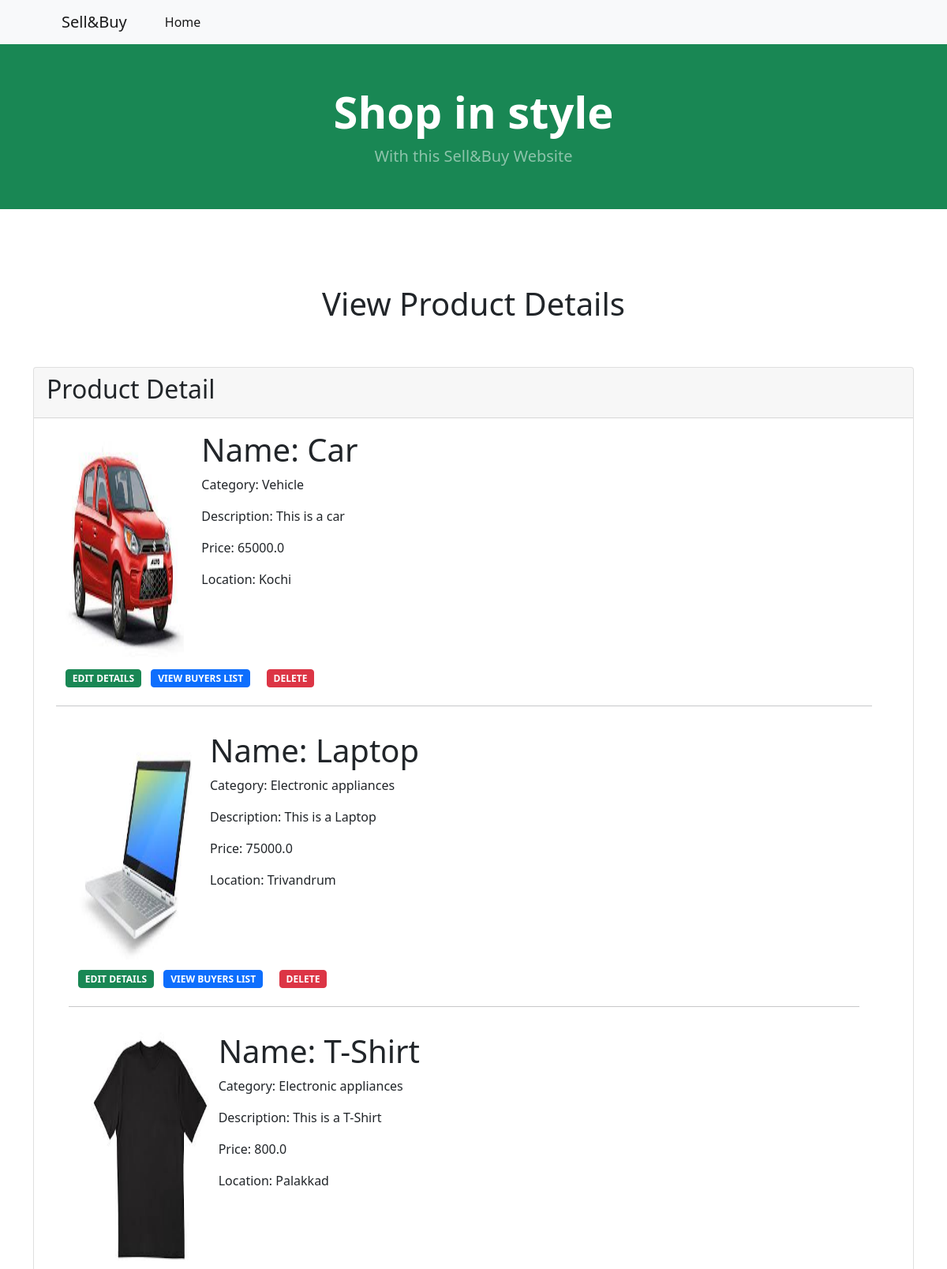
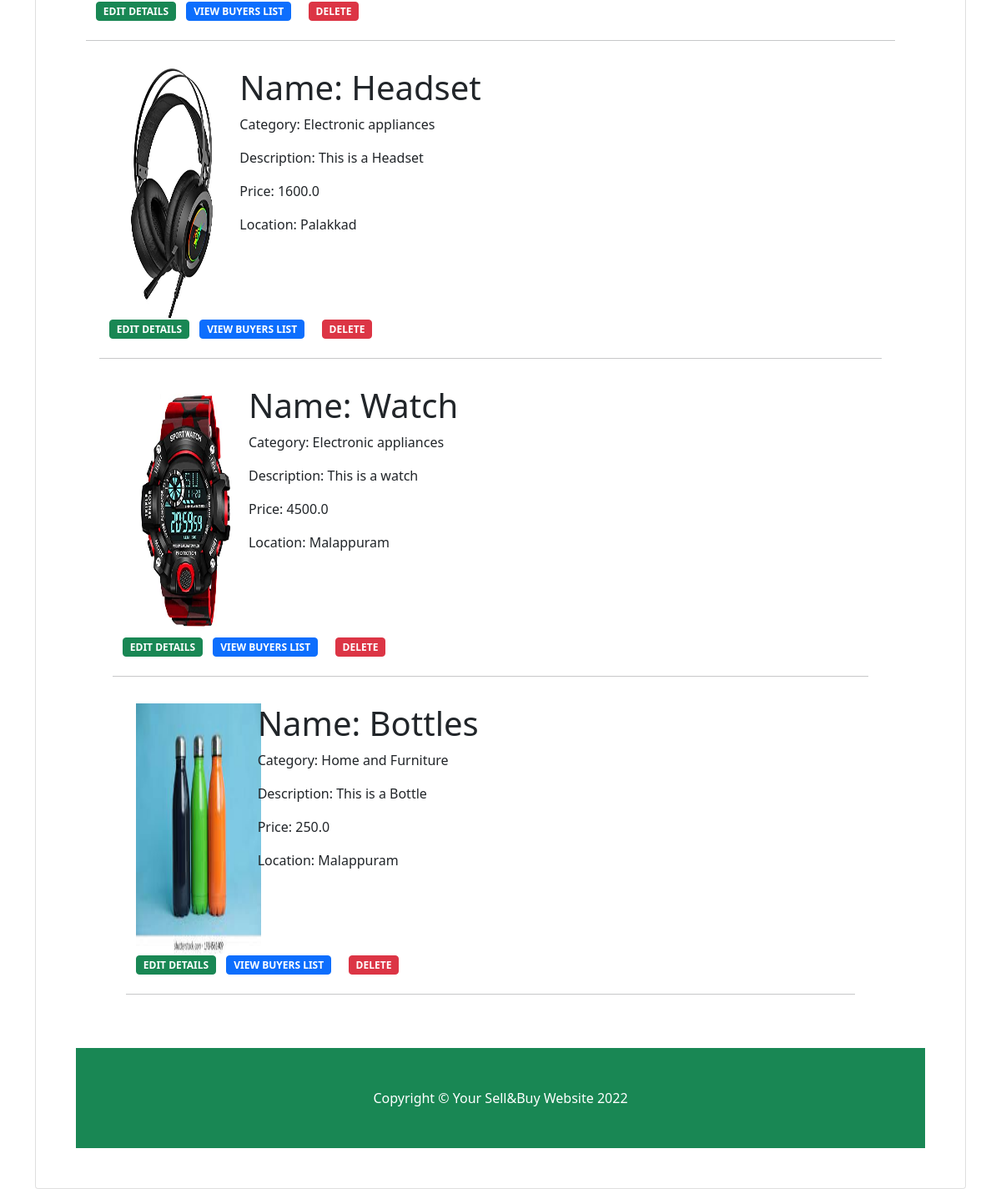
/my_post/ (signed in), run on an earlier commit of the app's database (2 pictures, top to bottom).
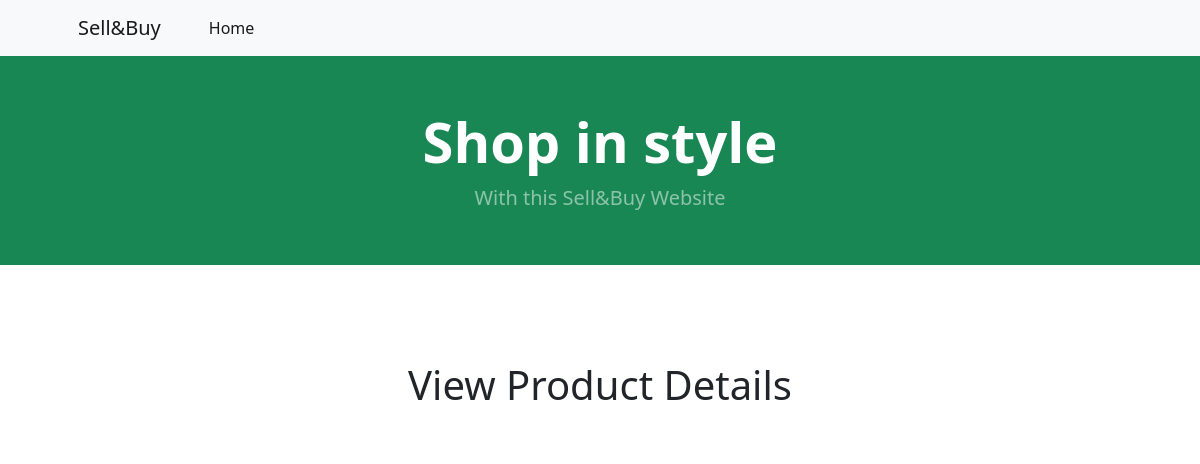
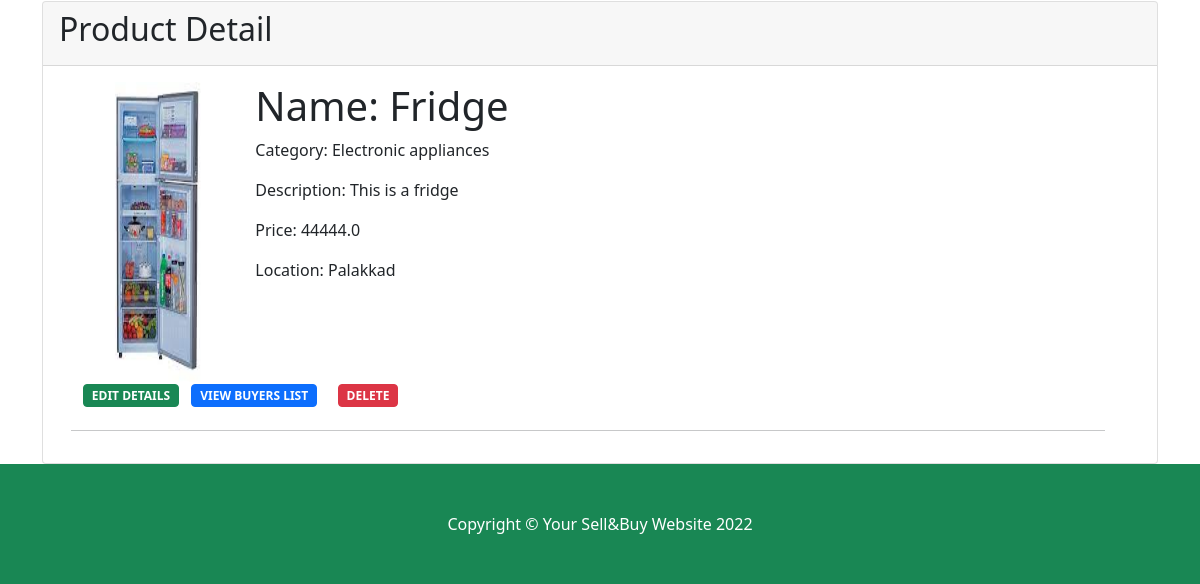
And on a later commit of the database (2 pictures, top to bottom).
### sellerapp/models.py (models this page shows, shortened)
class Product(models.Model):
    userid = models.ForeignKey(User,on_delete=models.CASCADE,null=True)
    product_name = models.CharField(max_length=100,null=True)
    product_desc = models.CharField(max_length=1000,null=True)
    category = models.CharField(max_length=100,null=True)
    location = models.CharField(max_length=100,null=True)
    product_price = models.FloatField(max_length=100,null=True)
    product_img = models.FileField(upload_to='media',null=True,blank=True)
    time = models.DateTimeField(null=True,blank=True)

### sellerapp/views.py (the view)
# urls.py: path('my_post/', MyPost.as_view(), name='my_post'),
@method_decorator(login_required(login_url='/log/'), name='dispatch')
class MyPost(View):
    def get(self, request):
        userid = request.user
        data = Product.objects.filter(userid_id=request.user)
        return render(request, "my_post.html", {'Product': data, 'userid': userid})

### sellerapp/templates/my_post.html (shortened to what this page needs)
{% load static %}
<html lang="en">
    <head>
        <link href="https://cdn.jsdelivr.net/npm/bootstrap-icons@1.5.0/font/bootstrap-icons.css" rel="stylesheet" />
        <link rel="stylesheet" href="{% static 'dist/css/styles.css' %}" type="text/css" />
    </head>
    <body>
        <nav class="navbar navbar-expand-lg navbar-light bg-light">
            <div class="container px-4 px-lg-5">
                <a class="navbar-brand" href="#!">Sell&Buy</a>
                <div class="collapse navbar-collapse" id="navbarSupportedContent">
                    <ul class="navbar-nav me-auto mb-2 mb-lg-0 ms-lg-4">
                        <li class="nav-item"><a class="nav-link active" aria-current="page" href="{% url 'indexpage' %}">Home</a></li>
                    </ul>
                </div>
            </div>
        </nav>
        <header class="bg-success py-1">
            <div class="container px-4 px-lg-5 my-5">
                <div class="text-center text-white">
                    <h1 class="display-4 fw-bolder">Shop in style</h1>
                    <p class="lead fw-normal text-white-50 mb-0">With this Sell&Buy Website</p>
                </div>
            </div>
        </header><br><br><br><br>
        <h1 style="text-align:center;">View Product Details</h1>
        <br><br>
        <div class="container">
            <div class="card">
                <div class="card-header">
                    <h2>Product Detail</h2>
                </div>
                {% for product1 in Product %}
                <div class="card-body">
                    <div class="container row">
                        <div class="col-md-2">
                            <img src="{{ product1.product_img.url }}" style="height: 300px;width: 150px;" alt="Image">
                        </div>
                        <div class="col-md-10">
                            <h1>Name: {{ product1.product_name }}</h1>
                            <p>Category: {{ product1.category }}</p>
                            <p>Description: {{ product1.product_desc }}</p>
                            <p>Price: {{ product1.product_price }}</p>
                            <p>Location: {{ product1.location }}</p>
                        </div>
                        <div>
                            <a href="{% url 'edit_post_confirm' product1.id %}" class="btn btn-success badge">EDIT DETAILS</a>&nbsp;&nbsp;
                            <a href="{% url 'buyer_list' product1.id %}" class="btn btn-primary badge">VIEW BUYERS LIST</a>&nbsp;&nbsp;&nbsp;&nbsp;
                            <a href="{% url 'deletedata' product1.id %}" class="btn btn-danger badge">DELETE</a>
                        </div>
                        <br><br>
                        <hr>
                    </div>
                    {% endfor %}
                </div>
            </div>
        </div>
        <footer class="py-5 bg-success">
            <div class="container"><p class="m-0 text-center text-white">Copyright &copy; Your Sell&Buy Website 2022</p></div>
        </footer>
    </body>
</html>

What changed in the data, as far as the page shows it:
no longer on this page (row edited): Product: product_img (picture), product_name "Car", category "Vehicle", product_desc "This is a car", product_price "65000.0", location "Kochi"
removed Product: product_img (picture), product_name "Laptop", category "Electronic appliances", product_desc "This is a Laptop", product_price "75000.0", location "Trivandrum"
no longer on this page (row edited): Product: product_img (picture), product_name "T-Shirt", category "Electronic appliances", product_desc "This is a T-Shirt", product_price "800.0", location "Palakkad"
no longer on this page (row edited): Product: product_img (picture), product_name "Headset", category "Electronic appliances", product_desc "This is a Headset", product_price "1600.0", location "Palakkad"
removed Product: product_img (picture), product_name "Watch", category "Electronic appliances", product_desc "This is a watch", product_price "4500.0", location "Malappuram"
no longer on this page (row edited): Product: product_img (picture), product_name "Bottles", category "Home and Furniture", product_desc "This is a Bottle", product_price "250.0", location "Malappuram"
added Product: product_img (picture), product_name "Fridge", category "Electronic appliances", product_desc "This is a fridge", product_price "44444.0", location "Palakkad"
